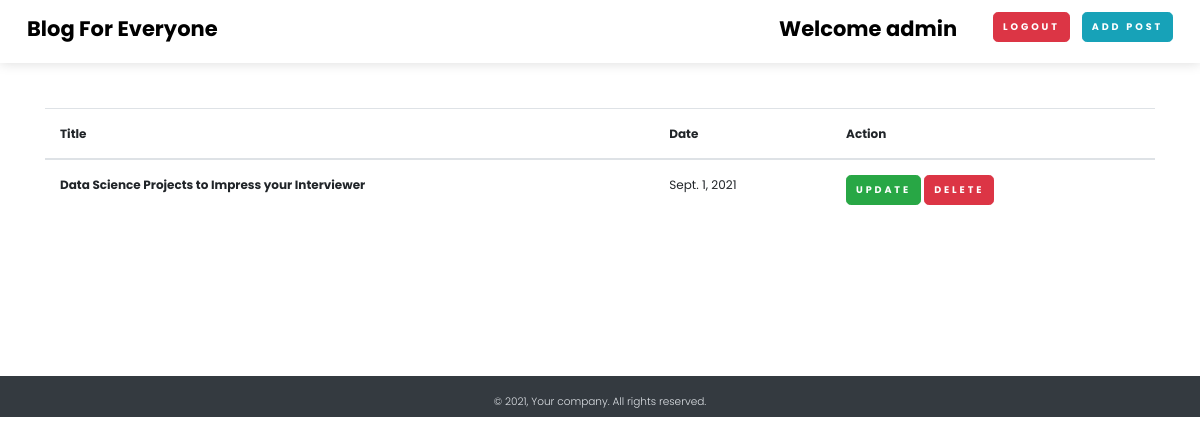
Before: /edit/ (signed in) with the older database file.
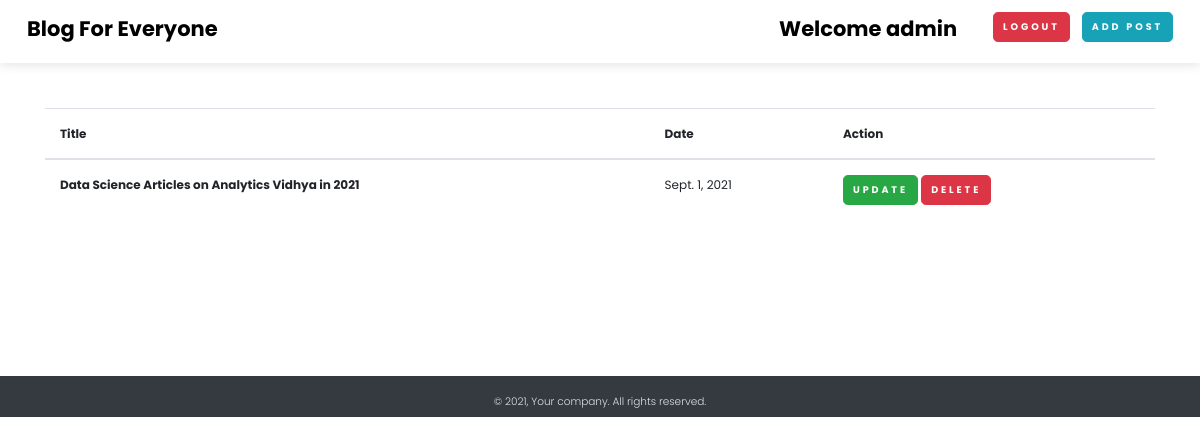
After: the same page with the newer database file.
### app/models.py (models this page shows, shortened)
class post(models.Model):
    title = models.CharField(max_length=200)
    image = models.ImageField(upload_to='media')
    content = FroalaField()
    slug     = models.SlugField(max_length=1000,null=True,blank=True)
    created_At = models.DateField(auto_now_add=True)
    user = ForeignKey(User, on_delete=models.CASCADE)

### app/views.py (the view)
# urls.py: path('edit/',views.edit,name='edit'),
def edit(request):
    if request.user.is_authenticated:
        context={'data':post.objects.all()}
        return render(request,'app/edit_blog.html',context)
    else:
        return redirect('/login')

### app/templates/app/edit_blog.html (shortened to what this page needs)
{% extends 'app/base.html' %}
{% block content %}
<div class="container mt-5  mb-5 pb-5">
    <div class="row">
        <div class="col  mb-5 pb-5">
            <table class="table">
                <thead>
                  <tr>
                    <th scope="col">Title</th>
                    <th scope="col">Date</th>
                    <th scope="col">Action</th>
                  </tr>
                </thead>
                <tbody>
                    {% for txt in data %}
                  <tr>
                    <th scope="row">{{txt.title}}</th>
                    <td>{{txt.created_At}}</td>
                    <td>
                        <a href="{% url 'update' txt.slug %}" class="btn btn-success">Update</a>
                        <a href="{% url 'delete' txt.id %}" class="btn btn-danger">Delete</a>
                    </td>
                  </tr>
                 {% endfor %}
                </tbody>
              </table>
        </div>
    </div>
</div>
{% endblock content %}

Changed rows visible on the page:
removed post: title "Data Science Projects to Impress your Interviewer", created_At "Sept. 1, 2021"
added post: title "Data Science Articles on Analytics Vidhya in 2021", created_At "Sept. 1, 2021"
